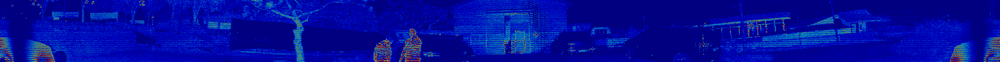
#> input picture LidarEvaluation/0706SignalImagenewJig_underlidar_outside.png, 1000 x 62 px, shrunk from 2048 x 128 before the run
$ python 'draw rec.py'
#> lines starting #> are read from the running program, lines starting #| are printed output that depends on the picture
import cv2

src = cv2.imread('0706SignalImagenewJig_underlidar_outside.png', cv2.IMREAD_GRAYSCALE)
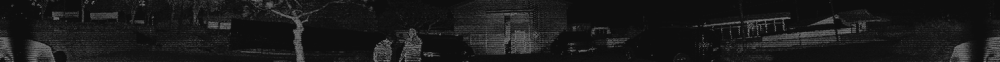
#> src: shape (62, 1000); min 13, max 126, mean 26.2

# 원본 이미지를 띄우고, 마우스 이벤트 처리도 도와줌
#> (the run stopped early here; a loop or call above may not have finished)

$ run again, with LidarEvaluation/0706RangeImageoldJig_underlidar_outside1.png copied over LidarEvaluation/0706SignalImagenewJig_underlidar_outside.png
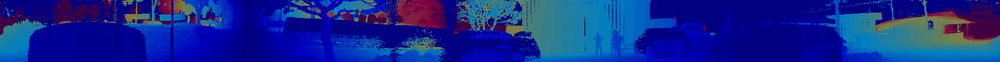
#> input picture LidarEvaluation/0706RangeImageoldJig_underlidar_outside1.png, 1000 x 62 px, shrunk from 2048 x 128 before the run
#> `src = cv2.imread('0706SignalImagenewJig_underlidar_outside.png', cv2.I..`:
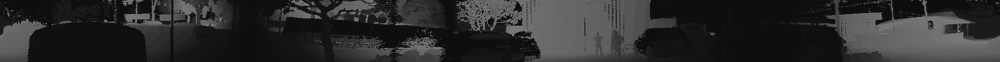
#> src: shape (62, 1000); min 12, max 141, mean 44.7
